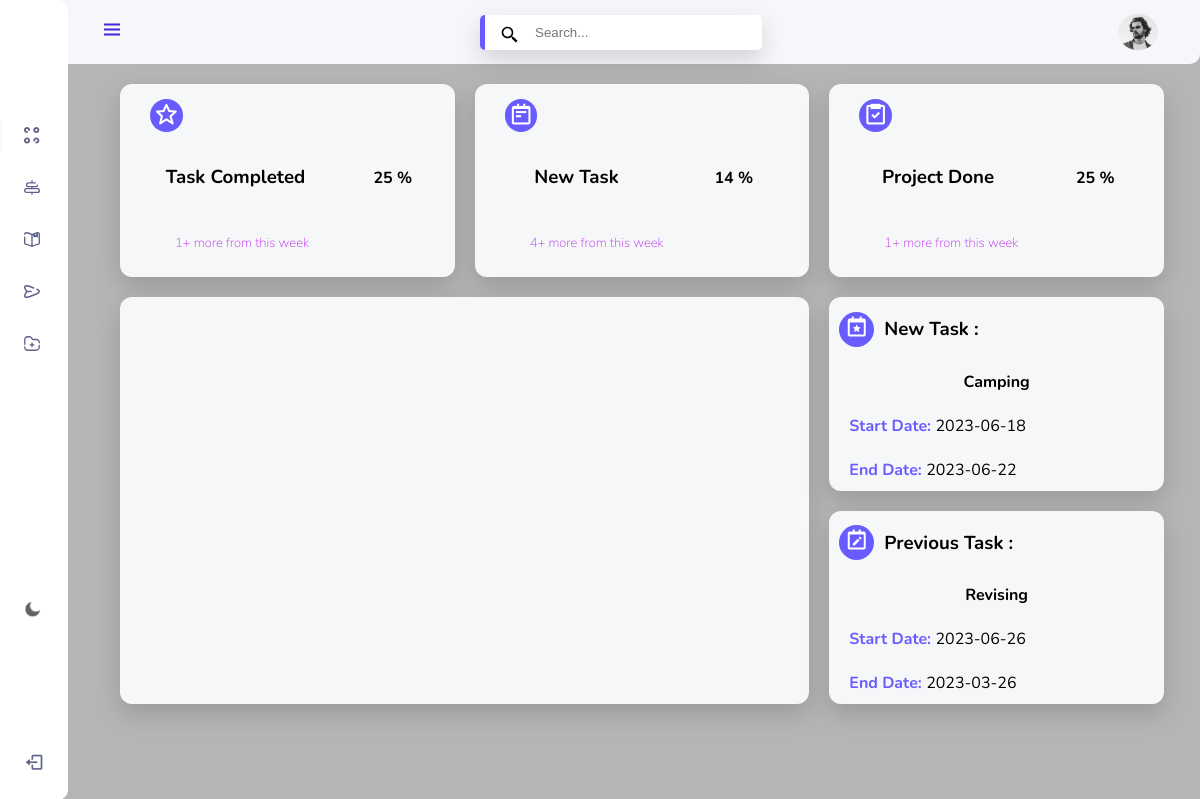
Page /dashboard (signed in) on the committed database.
### main.py (models this page shows, shortened)
class User(db.Model, UserMixin):
    id = db.Column(db.Integer, primary_key=True)
    email = db.Column(db.String(120), unique=True, nullable=False)
    password = db.Column(db.String(80), nullable=False)
    fullname = db.Column(db.String(120), nullable=True)
    profile_picture = db.Column(db.String(), nullable=True)
    friends = relationship('User',
                           secondary='friendship',
                           primaryjoin=('User.id == friendship.c.user_id'),
                           secondaryjoin=('User.id == friendship.c.friend_id'),
                           backref='friendships')

class Task(db.Model):
    id = db.Column(db.Integer, primary_key=True)
    user_id = db.Column(db.Integer, db.ForeignKey('user.id'), nullable=False)
    task = db.Column(db.String(100), nullable=False)
    color = db.Column(db.String(7), nullable=True)
    start_date = db.Column(db.Date, nullable=True)
    end_date = db.Column(db.Date, nullable=True)

### main.py (the view)
@app.route('/dashboard')
@login_required
def dashboard():
    today = datetime.now().date()
    last_week = today - timedelta(days=7)
    last_month = today - timedelta(days=30)
    task_count = Task.query.filter(
        Task.user_id == current_user.id
    ).count()
    new_added_task_count = Task.query.filter(
        Task.user_id == current_user.id,
        Task.start_date >= last_week,
        Task.end_date < datetime.now().date()
    ).count()
    finished_task_count = Task.query.filter(
        Task.user_id == current_user.id,
        Task.end_date < today
    ).count()
    next_task = Task.query.filter(
        Task.user_id == current_user.id,
        Task.end_date >= today
    ).order_by(Task.start_date.asc()).first()
    previous_task = Task.query.filter(
        Task.user_id == current_user.id,
        Task.end_date < today
    ).order_by(Task.end_date.desc()).first()
    completed_tasks_data = get_completed_tasks_data(current_user.id)
    completed_tasks_data_json = json.dumps(completed_tasks_data)
    user = User.query.get(current_user.id)
    friends = list(user.friends)
    completed_percentage = int((new_added_task_count / task_count) * 100) if new_added_task_count > 0 else 0
    new_percentage = int((new_added_task_count / 7) * 100) if new_added_task_count > 0 else 0
    start_dates_data = get_task_count_by_start_dates(current_user.id, today, last_month)
    timeline_data = get_timeline_data(min_duration=2)
    return render_template('dashboard.html', timeline_data = timeline_data ,user=current_user, task_count=task_count,
                           new_added_task_count=new_added_task_count, finished_task_count=finished_task_count,
                           completed_percentage=completed_percentage, new_percentage=new_percentage,
                           completed_tasks_data=completed_tasks_data_json, next_task=next_task,
                           previous_task=previous_task, friends=friends, current_user=current_user,
                           start_dates_data=start_dates_data)

### main.py (called while the page is built)
@login_manager.user_loader
def load_user(user_id):
    return User.query.get(int(user_id))

def get_completed_tasks_data(user_id):
    completed_tasks = Task.query.filter(
        Task.user_id == user_id,
        Task.end_date < datetime.now().date()
    ).all()
    completed_tasks_data = {}
    for task in completed_tasks:
        date_str = task.end_date.strftime('%Y-%m-%d')
        if date_str in completed_tasks_data:
            completed_tasks_data[date_str] += 1
        else:
            completed_tasks_data[date_str] = 1
    completed_tasks_list = [{'date': date, 'count': count} for date, count in completed_tasks_data.items()]
    return completed_tasks_list

def get_task_count_by_start_dates(user_id, today, last_month):
    tasks = Task.query.filter(
        Task.user_id == user_id,
        Task.start_date >= last_month,
        Task.end_date < today
    ).all()
    task_count_by_start_dates = Counter(task.start_date for task in tasks)
    start_dates_data = [{'date': date.strftime('%Y-%m-%d'), 'count': count} for date, count in task_count_by_start_dates.items()]
    return start_dates_data

def get_timeline_data(min_duration):
    tasks = Task.query.filter(
        Task.user_id == current_user.id
    ).all()
    timeline_data = []
    for task in tasks:
        duration = (task.end_date - task.start_date).days
        if duration >= min_duration:
            timeline_data.append({
                'task': task.task,
                'start_date': task.start_date.strftime('%Y-%m-%d'),
                'end_date': task.end_date.strftime('%Y-%m-%d')
            })
    return timeline_data

### templates/dashboard.html (shortened to what this page needs)
{% include 'base.html' %}
<!DOCTYPE html>
<html lang="en">
<head>
    <link href='https://unpkg.com/boxicons@2.1.4/css/boxicons.min.css' rel='stylesheet'>
</head>
<body>
<main class="main">
  <div class="card">
      <div class="card-header">
          <i class='bx bx-star bx-sm'></i>
          <div class="middle">
              <div class="left">
                  <h3>Task Completed</h3>
              </div>
              <div class="progress">
                  <div class="number">
                      <p>{{ completed_percentage }} %</p>
                  </div>
              </div>
          </div>
            <p class="text-card">{{new_added_task_count }}+ more from this week</p>
      </div>
  </div>
  <div class="card">
      <div class="card-header">
          <i class='bx bx-notepad bx-sm'></i>
          <div class="middle">
              <div class="left">
                  <h3>New Task</h3>
              </div>
              <div class="progress">
                <div class="number">
                    <p>{{ new_percentage }} %</p>
                </div>
            </div>
          </div>
          <p class="text-card">{{ task_count }}+ more from this week</p>
      </div>
  </div>
  <div class="card">
      <div class="card-header">
          <i class='bx bx-task bx-sm'></i>
          <div class="middle">
              <div class="left">
                  <h3>Project Done
                  </h3>
              </div>
              <div class="progress">
                  <div class="number">
                      <p>{{ completed_percentage }} %</p>
                  </div>
              </div>
          </div>
          <p class="text-card">{{ finished_task_count }}+ more from this week</p>
      </div>
  </div>
  <div class="card">
  </div>
  <div class="card">
    <div class="containerr">
      <div class="icon-cont">
        <i class='bx bx-calendar-star'></i>
      </div>
      <h3>New Task :</h3>
    </div>
    <div class="cont-c">
      <div class="task-details">
        {% if next_task %}
        <div class="task-name">{{ next_task.task }}</div>
        <br>
        <div class="task-dates">
          <span>Start Date: </span>{{ next_task.start_date }}
          <br><br>
          <span>End Date: </span>{{ next_task.end_date }}
        </div>
        {% else %}
        <div class="no-task">No upcoming tasks</div>
        {% endif %}
      </div>
    </div>
  </div>
  <div class="card">
    <div class="containerr">
      <div class="icon-cont">
        <i class='bx bx-calendar-edit'></i>
      </div>
      <h3>Previous Task :</h3>
    </div>
    <div class="cont-c">
      <div class="task-details">
        {% if previous_task %}
        <div class="task-name">{{ previous_task.task }}</div>
        <br>
        <div class="task-dates">
          <span>Start Date: </span>{{ previous_task.start_date }}
          <br><br>
          <span>End Date: </span>{{ previous_task.end_date }}
        </div>
        {% else %}
        <div class="no-task">No previous tasks</div>
        {% endif %}
      </div>
    </div>
  </div>
</main>
</body>
</html>

### templates/base.html (shortened to what this page needs)
<!DOCTYPE html>
<html lang="en">
    <head>
        <link href='https://cdn.jsdelivr.net/npm/boxicons@2.0.5/css/boxicons.min.css' rel='stylesheet'>
        <link rel="stylesheet" href="/static/css/styles.css">
        <link href="https://cdn.jsdelivr.net/npm/remixicon@3.2.0/fonts/remixicon.css" rel="stylesheet">
    </head>
    <body id="body-pd">
        <header class="header" id="header">
            <div class="header__toggle">
                <i class='bx bx-menu' id="header-toggle"></i>
            </div>
            <div class="search-box">
              <input class="search-bar" id="search-input" placeholder="Search...">
            </div>
            <div class="dropdown">
              <button class="dropdown-toggle" onclick="toggleDropdown()">
                <i class="ri-notification-line"></i>
              </button>
            </div>
            <img src="{{ url_for('static', filename='images/{}'.format(user.profile_picture)) }}" alt="" onclick="toggleMenu()" class="user-pic" alt="">
        </header>
        <div class="l-navbar" id="nav-bar">
            <nav class="nav">
                <div>
                    <a href="#" class="nav__logo">
                        <img src="/static/images/logoo.svg" alt="" id="nav-logo">
                    </a>
                    <div class="nav__list">
                        <a href="{{ url_for('dashboard') }}" class="nav__link active">
                            <img src="/static/images/1.svg" class="nav__icon" alt="">
                        </a>
                        <a href="{{ url_for('stats') }}" class="nav__link">
                            <img src="/static/images/2.svg" class="nav__icon" alt="">
                        </a>
                        <a href="{{ url_for('calendar') }}" class="nav__link">
                            <img src="/static/images/3.svg" class="nav__icon" alt="">
                        </a>
                        <a href="{{ url_for('add_user') }}" class="nav__link">
                            <img src="/static/images/5.svg" class="nav__icon" alt="">
                        </a>
                        <a href="{{ url_for('profil') }}" class="nav__link">
                            <img src="/static/images/6.svg" class="nav__icon" alt="">
                        </a>
                    </div>
                </div>
                <img src="/static/images/moon.png" id="moon-icon">
                <a href="{{ url_for('logout') }}" class="nav__link">
                    <i class='bx bx-log-out nav__icon' ></i>
                </a>
            </nav>
        </div>
    </body>
</html>

### static/css/styles.css (style rules this page uses)
:root { --header-height: 3rem; --nav-width: 68px; --first-color: #4723D9; --first-color-light: #AFA5D9; --first-toggle-color:#4723D9; --first-lighter-color:#8264fc; --white-color: #F7F6FB; --light-grey: #b5b5b5; --darker-gray:#525252; --link-color:#5F6389; --black:#0000; --light-blue:rgb(23, 175, 195); --white2-color:#ffffff; --menu-white-color:#ffffff; --navbar-white-color:#ffffff; --link-bar-color:#5F6389; --body-font: 'Nunito', sans-serif; --normal-font-size: 1rem; --z-fixed: 100; }
*,::before,::after { box-sizing: border-box; }
body { position: relative; margin: var(--header-height) 0 0 0; padding: 0 1rem; font-family: var(--body-font); font-size: var(--normal-font-size); transition: .5s; background-color: var(--light-grey); }
a { text-decoration: none; }
.header { width: 100%; height: var(--header-height); position: fixed; top: 0; left: 0; display: flex; align-items: center; justify-content: space-between; padding: 0 1rem; background-color: var(--white-color); z-index: var(--z-fixed); transition: .5s; border-radius: 0 0 10px 0; }
.header__toggle { color: var(--first-toggle-color); font-size: 1.5rem; cursor: pointer; }
.l-navbar { position: fixed; top: 0; left: -30%; width: var(--nav-width); height: 100vh; background-color: var(--navbar-white-color); padding: .5rem 1rem 0 0; transition: .5s; z-index: var(--z-fixed); }
.nav { height: 100%; display: flex; flex-direction: column; justify-content: space-between; overflow: hidden; }
.nav__logo, .nav__link { display: grid; grid-template-columns: max-content max-content; align-items: center; column-gap: 1rem; padding: .05rem 0 .05rem 1.5rem; }
.nav__logo { margin-bottom: 5rem; }
.nav__logo img { padding-left: 30px; }
.nav__link { position: relative; color: var(--link-color); margin-bottom: 1.5rem; transition: .3s; height: 28px; }
.nav__link .nav__icon { width: 16px; }
.nav__icon { font-size: 1.25rem; }
.active { color: var(--first-color); }
.active::before { content: ''; position: absolute; left: 0; width: 2px; height: 32px; background-color: var(--white-color); }
@media screen and (min-width: 768px) { body { margin: calc(var(--header-height) + 1rem) 0 0 0; padding-left: calc(var(--nav-width) + 2rem); } }
@media screen and (min-width: 768px) { .header { height: calc(var(--header-height) + 1rem); padding: 0 2rem 0 calc(var(--nav-width) + 2rem); } }
@media screen and (min-width: 768px) { .l-navbar { left: 0; padding: 1rem 1rem 0 0; border-radius: 0px 10px 10px 0px; } }
.user-pic { width: 40px; border-radius: 50%; cursor: pointer; margin-right: 10px; }
.dropdown { position: absolute; right: 80px; left: px; }
.ri-notification-line { font-size: 15px; color: rgb(56, 56, 56); padding-right: 20px; }
.dropdown-toggle { background: none; border: none; cursor: pointer; top: 82%; right: 10%; }

### templates/base.html (style rules this page uses)
#moon-icon { width: 18px; cursor: pointer; margin-left: 23px; margin-top: 90px; }
:root { --header-height: 3rem; --nav-width: 68px; --first-color: #4723D9; --first-color-light: #AFA5D9; --first-toggle-color:#4723D9; --first-lighter-color:#8264fc; --white-color: #F7F6FB; --light-grey: #b5b5b5; --darker-gray:#525252; --link-color:#5F6389; --black:#0000; --light-blue:rgb(23, 175, 195); --white2-color:#ffffff; --menu-white-color:#ffffff; --navbar-white-color:#ffffff; --primary-color:#695CFE; --link-bar-color:#5F6389; --body-font: 'Nunito', sans-serif; --normal-font-size: 1rem; --z-fixed: 100; }
*,::before,::after { box-sizing: border-box; }
.search-box .search-bar { border: none; outline: 0; color: var(--darker-gray); border-left: 5px solid var(--primary-color); border-radius: 5px; padding: 10px 50px ; box-shadow: 0 10px 25px rgba(0, 0, 0, .15); background: url(/static/images/8.svg) no-repeat 15px 5px/20px 30px, #fff; }

### rows in the picture
User: profile_picture (picture)
Task: task "Camping"
Task: task "Revising"

### other values in the picture
{{ completed_percentage }} "25"
{{ new_added_task_count }} "1"
{{ new_percentage }} "14"
{{ task_count }} "4"
{{ finished_task_count }} "1"
{{ next_task.start_date }} "2023-06-18"
{{ next_task.end_date }} "2023-06-22"
{{ previous_task.start_date }} "2023-06-26"
{{ previous_task.end_date }} "2023-03-26"
